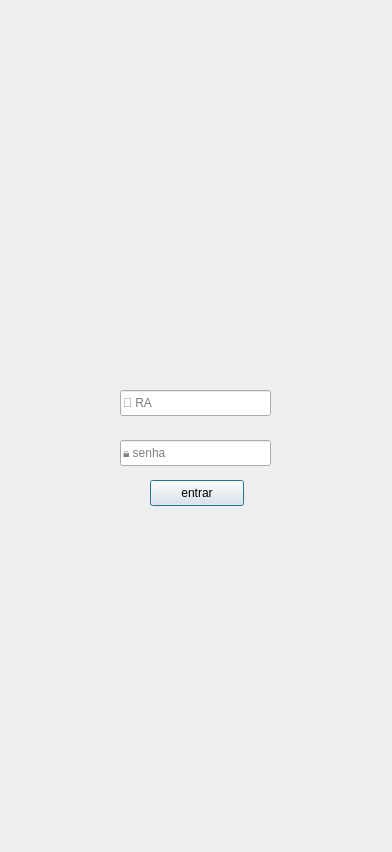
<?xml version="1.0" encoding="UTF-8"?>
<ui version="4.0">
 <class>LoginDialog</class>
 <widget class="QDialog" name="LoginDialog">
  <property name="enabled">
   <bool>true</bool>
  </property>
  <property name="geometry">
   <rect>
    <x>0</x>
    <y>0</y>
    <width>392</width>
    <height>852</height>
   </rect>
  </property>
  <property name="windowTitle">
   <string>Dialog</string>
  </property>
  <property name="styleSheet">
   <string notr="true"/>
  </property>
  <widget class="QLabel" name="label">
   <property name="geometry">
    <rect>
     <x>90</x>
     <y>170</y>
     <width>211</width>
     <height>201</height>
    </rect>
   </property>
   <property name="styleSheet">
    <string notr="true"/>
   </property>
   <property name="text">
    <string/>
   </property>
   <property name="pixmap">
    <pixmap>:/images/imagens/logoo.png</pixmap>
   </property>
   <property name="scaledContents">
    <bool>true</bool>
   </property>
  </widget>
  <widget class="QLineEdit" name="line_login">
   <property name="geometry">
    <rect>
     <x>120</x>
     <y>390</y>
     <width>151</width>
     <height>26</height>
    </rect>
   </property>
   <property name="placeholderText">
    <string>👤 RA</string>
   </property>
  </widget>
  <widget class="QLineEdit" name="line_senha">
   <property name="geometry">
    <rect>
     <x>120</x>
     <y>440</y>
     <width>151</width>
     <height>26</height>
    </rect>
   </property>
   <property name="placeholderText">
    <string>🔒 senha</string>
   </property>
  </widget>
  <widget class="QPushButton" name="entrarButton">
   <property name="geometry">
    <rect>
     <x>150</x>
     <y>480</y>
     <width>94</width>
     <height>26</height>
    </rect>
   </property>
   <property name="text">
    <string>entrar</string>
   </property>
  </widget>
  <widget class="QLabel" name="fundo_preto_Lo">
   <property name="geometry">
    <rect>
     <x>40</x>
     <y>180</y>
     <width>311</width>
     <height>421</height>
    </rect>
   </property>
   <property name="styleSheet">
    <string notr="true">color: rgb(0, 0, 0);</string>
   </property>
   <property name="text">
    <string/>
   </property>
   <property name="pixmap">
    <pixmap>:/images/imagens/2.png</pixmap>
   </property>
  </widget>
  <widget class="QLabel" name="fundo_preto_Lo_2">
   <property name="geometry">
    <rect>
     <x>-400</x>
     <y>0</y>
     <width>901</width>
     <height>1181</height>
    </rect>
   </property>
   <property name="styleSheet">
    <string notr="true">color: rgb(0, 0, 0);</string>
   </property>
   <property name="text">
    <string/>
   </property>
   <property name="pixmap">
    <pixmap>:/images/imagens/1.png</pixmap>
   </property>
  </widget>
  <zorder>fundo_preto_Lo_2</zorder>
  <zorder>fundo_preto_Lo</zorder>
  <zorder>line_login</zorder>
  <zorder>line_senha</zorder>
  <zorder>label</zorder>
  <zorder>entrarButton</zorder>
 </widget>
 <resources/>
 <connections/>
</ui>
